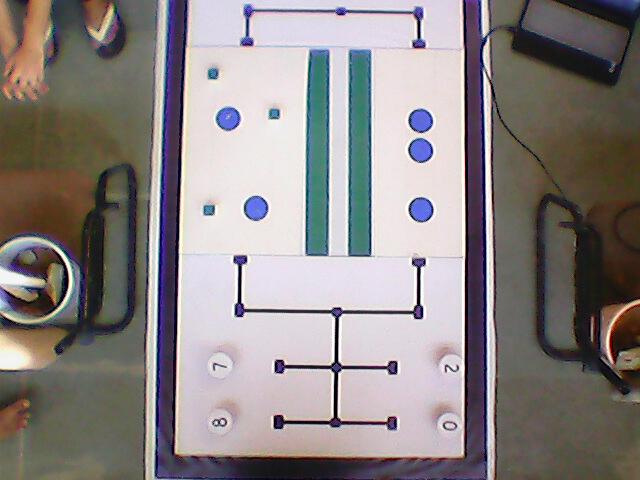
#> input picture EXPERIMENTATION/PerspectiveShift/input.jpg, 640 x 480 px
$ python getPerspective.py   (Python 2 division)
#> lines starting #> are read from the running program, lines starting #| are printed output that depends on the picture; after the words box and inside, x2 and y2 are one past the last pixel; in counts of white or black regions, pixels touching at a corner belong together
#> further down, src is the input picture: shape (480, 640, 3); mean B, G, R 132.1, 132.6, 139.1
# -*- coding: utf-8 -*-
"""
**************************************************************************
*                  Cross_A_Crater (e-Yantra 2016)
*                  ================================
*  This software is intended to teach image processing concepts
*
*  MODULE: Resource
*  Filename: getPerspective.py
*  Version: 2.0.0
*  Date: February 23, 2017
*
*  Author: Sanam Shakya and Jayant Solanki, e-Yantra Project, Department of Computer Science
*  and Engineering, Indian Institute of Technology Bombay.
*
*  Software released under Creative Commons CC BY-NC-SA
*
*  For legal information refer to:
*        http://creativecommons.org/licenses/by-nc-sa/4.0/legalcode
*
*
*  This software is made available on an “AS IS WHERE IS BASIS”.
*  Licensee/end user indemnifies and will keep e-Yantra indemnified from
*  any and all claim(s) that emanate from the use of the Software or
*  breach of the terms of this agreement.
*
*  e-Yantra - An MHRD project under National Mission on Education using
*  ICT(NMEICT)
*
**************************************************************************
"""
############################################
## Import OpenCV
import numpy as np
import cv2
def get_perspective_image(frame):

    gray = cv2.cvtColor(frame, cv2.COLOR_BGR2GRAY)
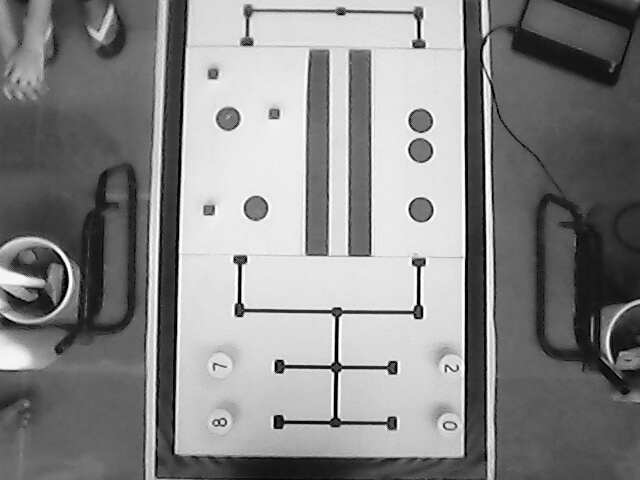
#> gray: shape (480, 640); min 0, max 255, mean 134.5
    lower = np.array([0, 0, 0]) #black color mask
    upper = np.array([130, 130, 130])
    mask = cv2.inRange(frame, lower, upper)
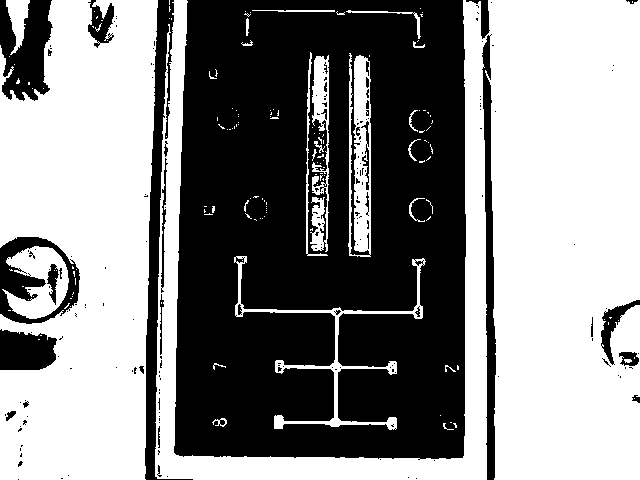
#> mask: shape (480, 640); 54.1% white; 189 black regions (156 under 20 px)

    cv2.imshow('mask1', mask)

    ret,thresh1 = cv2.threshold(mask,127,255,cv2.THRESH_BINARY)
    contours, hierarchy = cv2.findContours(thresh1, cv2.RETR_TREE, cv2.CHAIN_APPROX_SIMPLE)
#> contours = 411 contours, 354 with area under 20; largest, box (x1, y1, x2, y2) and area: (155, 0, 640, 480) 93006, (0, 0, 158, 480) 58470, (348, 53, 371, 257) 3247, (2, 246, 69, 319) 2787, (234, 256, 426, 430) 2157
    #cv2.drawContours(frame,contours,-1,(0,255,0),3)
    cv2.imshow('mask', frame)
    biggest = 0
    max_area = 0
    min_size = thresh1.size/4
#> min_size = 76800
    index1 = 0
    for i in contours:
        area = cv2.contourArea(i)
        if area > 10000:
            peri = cv2.arcLength(i,True)
        if area > max_area:
            biggest = index1
            max_area = area
        index1 = index1 + 1
#> this loop made 411 passes
#> (area, peri, max_area) on pass 269: (93006, 4387, 93006)
#> (area, max_area) on passes 4, 31, 64, 201: (52.5, 52.5), (2157, 2157), (2787, 2787), (3247, 3247)
#> after the loop, biggest = 268; index1 = 411; max_area = 93006
    approx = cv2.approxPolyDP(contours[biggest],0.05*peri,True)
#> approx = contour of 10 points, box (x1, y1, x2, y2) (155, 0, 640, 480), area 96106
    #drawing the biggest polyline
    #cv2.polylines(frame, [approx], True, (0,0,255), 3)
    x1 = approx[0][0][0]
#> x1 = 174
    y1 = approx[0][0][1]
#> y1 = 0
    x2 = approx[1][0][0]
#> x2 = 155
    y2 = approx[1][0][1]
#> y2 = 476
    x3 = approx[3][0][0]
#> x3 = 488
    y3 = approx[3][0][1]
#> y3 = 34
    x4 = approx[2][0][0]
#> x4 = 486
    y4 = approx[2][0][1]
#> y4 = 479

    print x1, y1
#| 174 0
    print x2, y2
#| 155 476
    print x3, y3
#| 488 34
    print x4, y4
#| 486 479

    #points remapped from source image from camera
    #to cropped image try to match x1, y1,.... to the respective near values
    #you may need to edit below code to your own need
    #for LM
    # pts1 = np.float32([[x2,y2],[x4,y4],[x1,y1],[x3,y3]])
    # pts2 = np.float32([[0,0],[0,480],[540,0],[540,480]])#remarking each four side of the cropped image
    # persM = cv2.getPerspectiveTransform(pts1,pts2)
    # dst = cv2.warpPerspective(frame,persM,(540,480))#setting output image resolution
    #for CC
    pts1 = np.float32([[167,1],[154,478],[483,1],[487,478]])
    pts2 = np.float32([[0,0],[0,640],[480,0],[480,640]])
    M = cv2.getPerspectiveTransform(pts1,pts2)
    dst = cv2.warpPerspective(frame,M,(480,640))
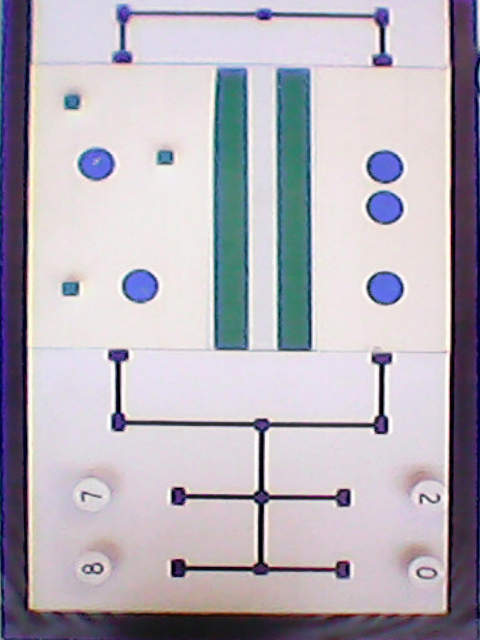
#> dst: shape (640, 480, 3); mean B, G, R 185.5, 175.6, 181
    return dst

src = cv2.imread('input.jpg')
cv2.imshow('src', src)
cv2.imwrite("input_image.jpg", src)

##getting the perspective image
img_src= get_perspective_image(src)

cv2.imwrite("output_image.jpg", img_src)

cv2.imshow('dst', img_src)
cv2.waitKey(0)

## Close and exit
cv2.destroyAllWindows()
############################################
